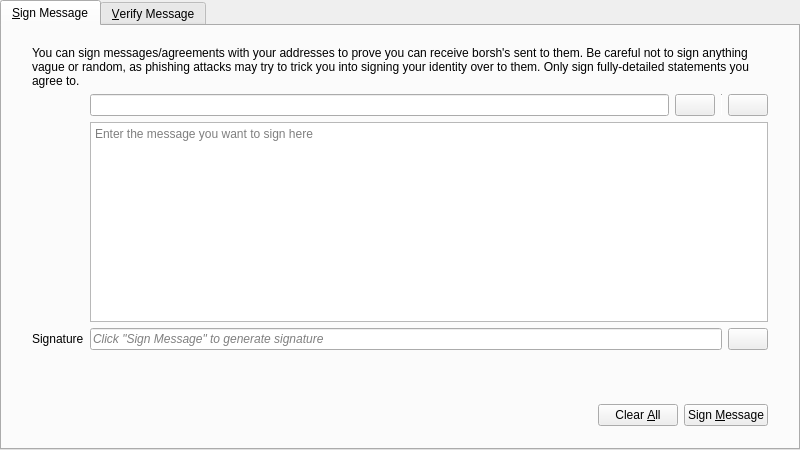
<?xml version="1.0" encoding="UTF-8"?>
<ui version="4.0">
 <class>SignVerifyMessageDialog</class>
 <widget class="QDialog" name="SignVerifyMessageDialog">
  <property name="geometry">
   <rect>
    <x>0</x>
    <y>0</y>
    <width>800</width>
    <height>450</height>
   </rect>
  </property>
  <property name="windowTitle">
   <string>Signatures - Sign / Verify a Message</string>
  </property>
  <property name="modal">
   <bool>true</bool>
  </property>
  <layout class="QVBoxLayout" name="verticalLayout">
   <property name="leftMargin">
    <number>0</number>
   </property>
   <property name="topMargin">
    <number>0</number>
   </property>
   <property name="rightMargin">
    <number>0</number>
   </property>
   <property name="bottomMargin">
    <number>0</number>
   </property>
   <item>
    <widget class="QTabWidget" name="tabWidget">
     <property name="currentIndex">
      <number>0</number>
     </property>
     <widget class="QWidget" name="tabSignMessage">
      <attribute name="title">
       <string>&amp;Sign Message</string>
      </attribute>
      <layout class="QVBoxLayout" name="verticalLayout_SM">
       <property name="leftMargin">
        <number>0</number>
       </property>
       <property name="topMargin">
        <number>0</number>
       </property>
       <property name="rightMargin">
        <number>0</number>
       </property>
       <property name="bottomMargin">
        <number>0</number>
       </property>
       <item>
        <layout class="QVBoxLayout" name="verticalLayout_3">
         <property name="leftMargin">
          <number>30</number>
         </property>
         <property name="topMargin">
          <number>20</number>
         </property>
         <property name="rightMargin">
          <number>30</number>
         </property>
         <property name="bottomMargin">
          <number>20</number>
         </property>
         <item>
          <layout class="QGridLayout" name="gridLayout">
           <item row="1" column="1">
            <layout class="QHBoxLayout" name="horizontalLayout_1_SM">
             <property name="spacing">
              <number>6</number>
             </property>
             <item>
              <widget class="QValidatedLineEdit" name="addressIn_SM">
               <property name="toolTip">
                <string>The borsh address to sign the message with</string>
               </property>
              </widget>
             </item>
             <item>
              <widget class="QtumPushButton" name="addressBookButton_SM">
               <property name="toolTip">
                <string>Choose previously used address</string>
               </property>
               <property name="text">
                <string/>
               </property>
               <property name="icon">
                <iconset resource="../bitcoin.qrc">
                 <normaloff>:/icons/address-book</normaloff>:/icons/address-book</iconset>
               </property>
               <property name="shortcut">
                <string>Alt+A</string>
               </property>
               <property name="autoDefault">
                <bool>false</bool>
               </property>
              </widget>
             </item>
             <item>
              <widget class="Line" name="vLine">
               <property name="maximumSize">
                <size>
                 <width>1</width>
                 <height>22</height>
                </size>
               </property>
               <property name="orientation">
                <enum>Qt::Vertical</enum>
               </property>
              </widget>
             </item>
             <item>
              <widget class="QtumPushButton" name="pasteButton_SM">
               <property name="toolTip">
                <string>Paste address from clipboard</string>
               </property>
               <property name="text">
                <string/>
               </property>
               <property name="icon">
                <iconset resource="../bitcoin.qrc">
                 <normaloff>:/icons/editpaste</normaloff>:/icons/editpaste</iconset>
               </property>
               <property name="shortcut">
                <string>Alt+P</string>
               </property>
               <property name="autoDefault">
                <bool>false</bool>
               </property>
              </widget>
             </item>
            </layout>
           </item>
           <item row="2" column="1">
            <widget class="QPlainTextEdit" name="messageIn_SM">
             <property name="toolTip">
              <string>Enter the message you want to sign here</string>
             </property>
             <property name="placeholderText">
              <string>Enter the message you want to sign here</string>
             </property>
            </widget>
           </item>
           <item row="3" column="1">
            <layout class="QHBoxLayout" name="horizontalLayout_2_SM">
             <property name="spacing">
              <number>6</number>
             </property>
             <item>
              <widget class="QLineEdit" name="signatureOut_SM">
               <property name="font">
                <font>
                 <italic>true</italic>
                </font>
               </property>
               <property name="readOnly">
                <bool>true</bool>
               </property>
               <property name="placeholderText">
                <string>Click &quot;Sign Message&quot; to generate signature</string>
               </property>
              </widget>
             </item>
             <item>
              <widget class="QtumPushButton" name="copySignatureButton_SM">
               <property name="toolTip">
                <string>Copy the current signature to the system clipboard</string>
               </property>
               <property name="text">
                <string/>
               </property>
               <property name="icon">
                <iconset resource="../bitcoin.qrc">
                 <normaloff>:/icons/editcopy</normaloff>:/icons/editcopy</iconset>
               </property>
               <property name="autoDefault">
                <bool>false</bool>
               </property>
              </widget>
             </item>
            </layout>
           </item>
           <item row="3" column="0">
            <widget class="QLabel" name="signatureLabel_SM">
             <property name="text">
              <string>Signature</string>
             </property>
             <property name="textFormat">
              <enum>Qt::PlainText</enum>
             </property>
            </widget>
           </item>
           <item row="0" column="0" colspan="2">
            <widget class="QLabel" name="infoLabel_SM">
             <property name="text">
              <string>You can sign messages/agreements with your addresses to prove you can receive borsh's sent to them. Be careful not to sign anything vague or random, as phishing attacks may try to trick you into signing your identity over to them. Only sign fully-detailed statements you agree to.</string>
             </property>
             <property name="textFormat">
              <enum>Qt::PlainText</enum>
             </property>
             <property name="wordWrap">
              <bool>true</bool>
             </property>
            </widget>
           </item>
          </layout>
         </item>
        </layout>
       </item>
       <item>
        <widget class="QWidget" name="buttonsContainerWhite" native="true">
         <layout class="QHBoxLayout" name="horizontalLayout">
          <property name="leftMargin">
           <number>30</number>
          </property>
          <property name="topMargin">
           <number>15</number>
          </property>
          <property name="rightMargin">
           <number>30</number>
          </property>
          <item>
           <spacer name="horizontalSpacer_1_SM">
            <property name="orientation">
             <enum>Qt::Horizontal</enum>
            </property>
            <property name="sizeHint" stdset="0">
             <size>
              <width>40</width>
              <height>48</height>
             </size>
            </property>
           </spacer>
          </item>
          <item>
           <widget class="QLabel" name="statusLabel_SM">
            <property name="font">
             <font>
              <weight>75</weight>
              <bold>true</bold>
             </font>
            </property>
            <property name="text">
             <string/>
            </property>
            <property name="wordWrap">
             <bool>true</bool>
            </property>
           </widget>
          </item>
          <item>
           <spacer name="horizontalSpacer_2_SM">
            <property name="orientation">
             <enum>Qt::Horizontal</enum>
            </property>
            <property name="sizeHint" stdset="0">
             <size>
              <width>40</width>
              <height>48</height>
             </size>
            </property>
           </spacer>
          </item>
          <item>
           <widget class="QtumPushButton" name="clearButton_SM">
            <property name="toolTip">
             <string>Reset all sign message fields</string>
            </property>
            <property name="text">
             <string>Clear &amp;All</string>
            </property>
            <property name="icon">
             <iconset resource="../bitcoin.qrc">
              <normaloff>:/icons/remove</normaloff>:/icons/remove</iconset>
            </property>
            <property name="autoDefault">
             <bool>false</bool>
            </property>
           </widget>
          </item>
          <item>
           <widget class="QtumPushButton" name="signMessageButton_SM">
            <property name="toolTip">
             <string>Sign the message to prove you own this borsh address</string>
            </property>
            <property name="text">
             <string>Sign &amp;Message</string>
            </property>
            <property name="icon">
             <iconset resource="../bitcoin.qrc">
              <normaloff>:/icons/edit</normaloff>:/icons/edit</iconset>
            </property>
            <property name="autoDefault">
             <bool>false</bool>
            </property>
           </widget>
          </item>
         </layout>
        </widget>
       </item>
      </layout>
     </widget>
     <widget class="QWidget" name="tabVerifyMessage">
      <attribute name="title">
       <string>&amp;Verify Message</string>
      </attribute>
      <layout class="QVBoxLayout" name="verticalLayout_VM">
       <property name="leftMargin">
        <number>0</number>
       </property>
       <property name="topMargin">
        <number>0</number>
       </property>
       <property name="rightMargin">
        <number>0</number>
       </property>
       <property name="bottomMargin">
        <number>0</number>
       </property>
       <item>
        <layout class="QVBoxLayout" name="verticalLayout_2">
         <property name="leftMargin">
          <number>30</number>
         </property>
         <property name="topMargin">
          <number>20</number>
         </property>
         <property name="rightMargin">
          <number>30</number>
         </property>
         <property name="bottomMargin">
          <number>20</number>
         </property>
         <item>
          <widget class="QLabel" name="infoLabel_VM">
           <property name="text">
            <string>Enter the receiver's address, message (ensure you copy line breaks, spaces, tabs, etc. exactly) and signature below to verify the message. Be careful not to read more into the signature than what is in the signed message itself, to avoid being tricked by a man-in-the-middle attack. Note that this only proves the signing party receives with the address, it cannot prove sendership of any transaction!</string>
           </property>
           <property name="textFormat">
            <enum>Qt::PlainText</enum>
           </property>
           <property name="alignment">
            <set>Qt::AlignLeading|Qt::AlignLeft|Qt::AlignTop</set>
           </property>
           <property name="wordWrap">
            <bool>true</bool>
           </property>
          </widget>
         </item>
         <item>
          <layout class="QHBoxLayout" name="horizontalLayout_1_VM">
           <property name="spacing">
            <number>6</number>
           </property>
           <item>
            <widget class="QValidatedLineEdit" name="addressIn_VM">
             <property name="toolTip">
              <string>The borsh address the message was signed with</string>
             </property>
            </widget>
           </item>
           <item>
            <widget class="QtumPushButton" name="addressBookButton_VM">
             <property name="toolTip">
              <string>Choose previously used address</string>
             </property>
             <property name="text">
              <string/>
             </property>
             <property name="icon">
              <iconset resource="../bitcoin.qrc">
               <normaloff>:/icons/address-book</normaloff>:/icons/address-book</iconset>
             </property>
             <property name="shortcut">
              <string>Alt+A</string>
             </property>
             <property name="autoDefault">
              <bool>false</bool>
             </property>
            </widget>
           </item>
          </layout>
         </item>
         <item>
          <widget class="QPlainTextEdit" name="messageIn_VM">
           <property name="toolTip">
            <string>The signed message to verify</string>
           </property>
           <property name="placeholderText">
            <string>The signed message to verify</string>
           </property>
          </widget>
         </item>
         <item>
          <widget class="QValidatedLineEdit" name="signatureIn_VM">
           <property name="toolTip">
            <string>The signature given when the message was signed</string>
           </property>
           <property name="placeholderText">
            <string>The signature given when the message was signed</string>
           </property>
          </widget>
         </item>
        </layout>
       </item>
       <item>
        <widget class="QWidget" name="buttonsContainerWhite_" native="true">
         <layout class="QHBoxLayout" name="horizontalLayout_2">
          <property name="leftMargin">
           <number>30</number>
          </property>
          <property name="topMargin">
           <number>15</number>
          </property>
          <property name="rightMargin">
           <number>30</number>
          </property>
          <item>
           <spacer name="horizontalSpacer_1_VM">
            <property name="orientation">
             <enum>Qt::Horizontal</enum>
            </property>
            <property name="sizeHint" stdset="0">
             <size>
              <width>40</width>
              <height>48</height>
             </size>
            </property>
           </spacer>
          </item>
          <item>
           <widget class="QLabel" name="statusLabel_VM">
            <property name="font">
             <font>
              <weight>75</weight>
              <bold>true</bold>
             </font>
            </property>
            <property name="text">
             <string/>
            </property>
            <property name="wordWrap">
             <bool>true</bool>
            </property>
           </widget>
          </item>
          <item>
           <spacer name="horizontalSpacer_2_VM">
            <property name="orientation">
             <enum>Qt::Horizontal</enum>
            </property>
            <property name="sizeHint" stdset="0">
             <size>
              <width>40</width>
              <height>48</height>
             </size>
            </property>
           </spacer>
          </item>
          <item>
           <widget class="QtumPushButton" name="clearButton_VM">
            <property name="toolTip">
             <string>Reset all verify message fields</string>
            </property>
            <property name="text">
             <string>Clear &amp;All</string>
            </property>
            <property name="icon">
             <iconset resource="../bitcoin.qrc">
              <normaloff>:/icons/remove</normaloff>:/icons/remove</iconset>
            </property>
            <property name="autoDefault">
             <bool>false</bool>
            </property>
           </widget>
          </item>
          <item>
           <widget class="QtumPushButton" name="verifyMessageButton_VM">
            <property name="toolTip">
             <string>Verify the message to ensure it was signed with the specified borsh address</string>
            </property>
            <property name="text">
             <string>Verify &amp;Message</string>
            </property>
            <property name="icon">
             <iconset resource="../bitcoin.qrc">
              <normaloff>:/icons/transaction_0</normaloff>:/icons/transaction_0</iconset>
            </property>
            <property name="autoDefault">
             <bool>false</bool>
            </property>
           </widget>
          </item>
         </layout>
        </widget>
       </item>
      </layout>
     </widget>
    </widget>
   </item>
  </layout>
 </widget>
 <customwidgets>
  <customwidget>
   <class>QValidatedLineEdit</class>
   <extends>QLineEdit</extends>
   <header>qt/qvalidatedlineedit.h</header>
  </customwidget>
  <customwidget>
   <class>QtumPushButton</class>
   <extends>QPushButton</extends>
   <header>qt/qtumpushbutton.h</header>
  </customwidget>
 </customwidgets>
 <resources>
  <include location="../bitcoin.qrc"/>
 </resources>
 <connections/>
</ui>
